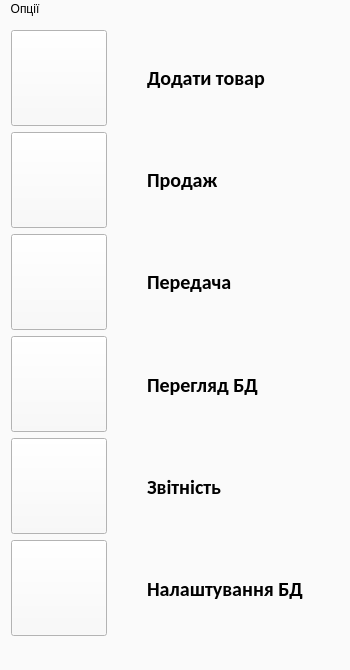
<?xml version="1.0" encoding="UTF-8"?>
<ui version="4.0">
 <class>MainWindow</class>
 <widget class="QMainWindow" name="MainWindow">
  <property name="enabled">
   <bool>true</bool>
  </property>
  <property name="geometry">
   <rect>
    <x>0</x>
    <y>0</y>
    <width>350</width>
    <height>670</height>
   </rect>
  </property>
  <property name="sizePolicy">
   <sizepolicy hsizetype="Fixed" vsizetype="Fixed">
    <horstretch>0</horstretch>
    <verstretch>0</verstretch>
   </sizepolicy>
  </property>
  <property name="minimumSize">
   <size>
    <width>350</width>
    <height>670</height>
   </size>
  </property>
  <property name="maximumSize">
   <size>
    <width>350</width>
    <height>670</height>
   </size>
  </property>
  <property name="windowTitle">
   <string>Plutos</string>
  </property>
  <property name="windowIcon">
   <iconset resource="res.qrc">
    <normaloff>:/new/prefix1/ico/res/drawable-xxxhdpi/round_monetization_on_black_18.png</normaloff>:/new/prefix1/ico/res/drawable-xxxhdpi/round_monetization_on_black_18.png</iconset>
  </property>
  <property name="styleSheet">
   <string notr="true">background-color: rgb(250, 250, 250);</string>
  </property>
  <property name="dockNestingEnabled">
   <bool>false</bool>
  </property>
  <widget class="QWidget" name="centralWidget">
   <layout class="QHBoxLayout" name="horizontalLayout_2">
    <item>
     <layout class="QHBoxLayout" name="horizontalLayout">
      <item>
       <layout class="QVBoxLayout" name="verticalLayout_2">
        <item>
         <widget class="QPushButton" name="pushButton_main_entering">
          <property name="enabled">
           <bool>true</bool>
          </property>
          <property name="minimumSize">
           <size>
            <width>96</width>
            <height>96</height>
           </size>
          </property>
          <property name="maximumSize">
           <size>
            <width>96</width>
            <height>96</height>
           </size>
          </property>
          <property name="styleSheet">
           <string notr="true">background-image: url(:/new/prefix1/ico/res/drawable-xxxhdpi/outline_add_black_24.png);
</string>
          </property>
          <property name="text">
           <string/>
          </property>
         </widget>
        </item>
        <item>
         <widget class="QPushButton" name="pushButton_main_extering">
          <property name="enabled">
           <bool>true</bool>
          </property>
          <property name="minimumSize">
           <size>
            <width>96</width>
            <height>96</height>
           </size>
          </property>
          <property name="maximumSize">
           <size>
            <width>96</width>
            <height>96</height>
           </size>
          </property>
          <property name="styleSheet">
           <string notr="true">background-image: url(:/new/prefix1/ico/res/drawable-xxxhdpi/outline_attach_money_black_24.png);</string>
          </property>
          <property name="text">
           <string/>
          </property>
         </widget>
        </item>
        <item>
         <widget class="QPushButton" name="pushButton_main_sending">
          <property name="enabled">
           <bool>true</bool>
          </property>
          <property name="minimumSize">
           <size>
            <width>96</width>
            <height>96</height>
           </size>
          </property>
          <property name="maximumSize">
           <size>
            <width>96</width>
            <height>96</height>
           </size>
          </property>
          <property name="styleSheet">
           <string notr="true">background-image: url(:/new/prefix1/ico/res/drawable-xxxhdpi/outline_swap_horiz_black_24.png);</string>
          </property>
          <property name="text">
           <string/>
          </property>
         </widget>
        </item>
        <item>
         <widget class="QPushButton" name="pushButton_main_view">
          <property name="enabled">
           <bool>true</bool>
          </property>
          <property name="minimumSize">
           <size>
            <width>96</width>
            <height>96</height>
           </size>
          </property>
          <property name="maximumSize">
           <size>
            <width>96</width>
            <height>96</height>
           </size>
          </property>
          <property name="styleSheet">
           <string notr="true">background-image: url(:/new/prefix1/ico/res/drawable-xxxhdpi/outline_youtube_searched_for_black_24.png);</string>
          </property>
          <property name="text">
           <string/>
          </property>
         </widget>
        </item>
        <item>
         <widget class="QPushButton" name="pushButton_main_reports">
          <property name="enabled">
           <bool>true</bool>
          </property>
          <property name="minimumSize">
           <size>
            <width>96</width>
            <height>96</height>
           </size>
          </property>
          <property name="maximumSize">
           <size>
            <width>96</width>
            <height>96</height>
           </size>
          </property>
          <property name="styleSheet">
           <string notr="true">background-image: url(:/new/prefix1/ico/res/drawable-xxxhdpi/outline_timeline_black_24.png);</string>
          </property>
          <property name="text">
           <string/>
          </property>
         </widget>
        </item>
        <item>
         <widget class="QPushButton" name="pushButton_main_BDsettings">
          <property name="enabled">
           <bool>true</bool>
          </property>
          <property name="minimumSize">
           <size>
            <width>96</width>
            <height>96</height>
           </size>
          </property>
          <property name="maximumSize">
           <size>
            <width>96</width>
            <height>96</height>
           </size>
          </property>
          <property name="styleSheet">
           <string notr="true">background-image: url(:/new/prefix1/ico/res/drawable-xxxhdpi/outline_storage_black_24.png);
</string>
          </property>
          <property name="text">
           <string/>
          </property>
         </widget>
        </item>
       </layout>
      </item>
      <item>
       <spacer name="horizontalSpacer">
        <property name="orientation">
         <enum>Qt::Horizontal</enum>
        </property>
        <property name="sizeHint" stdset="0">
         <size>
          <width>40</width>
          <height>20</height>
         </size>
        </property>
       </spacer>
      </item>
      <item>
       <layout class="QVBoxLayout" name="verticalLayout">
        <item>
         <widget class="QLabel" name="label_5">
          <property name="font">
           <font>
            <family>Calibri</family>
            <pointsize>15</pointsize>
            <weight>75</weight>
            <italic>false</italic>
            <bold>true</bold>
           </font>
          </property>
          <property name="text">
           <string>Додати товар</string>
          </property>
         </widget>
        </item>
        <item>
         <widget class="QLabel" name="label_2">
          <property name="font">
           <font>
            <family>Calibri</family>
            <pointsize>15</pointsize>
            <weight>75</weight>
            <italic>false</italic>
            <bold>true</bold>
           </font>
          </property>
          <property name="text">
           <string>Продаж</string>
          </property>
         </widget>
        </item>
        <item>
         <widget class="QLabel" name="label_6">
          <property name="font">
           <font>
            <family>Calibri</family>
            <pointsize>15</pointsize>
            <weight>75</weight>
            <italic>false</italic>
            <bold>true</bold>
           </font>
          </property>
          <property name="text">
           <string>Передача</string>
          </property>
         </widget>
        </item>
        <item>
         <widget class="QLabel" name="label_4">
          <property name="font">
           <font>
            <family>Calibri</family>
            <pointsize>15</pointsize>
            <weight>75</weight>
            <italic>false</italic>
            <bold>true</bold>
           </font>
          </property>
          <property name="text">
           <string>Перегляд БД</string>
          </property>
         </widget>
        </item>
        <item>
         <widget class="QLabel" name="label">
          <property name="font">
           <font>
            <family>Calibri</family>
            <pointsize>15</pointsize>
            <weight>75</weight>
            <italic>false</italic>
            <bold>true</bold>
           </font>
          </property>
          <property name="text">
           <string>Звітність</string>
          </property>
         </widget>
        </item>
        <item>
         <widget class="QLabel" name="label_7">
          <property name="font">
           <font>
            <family>Calibri</family>
            <pointsize>15</pointsize>
            <weight>75</weight>
            <italic>false</italic>
            <bold>true</bold>
           </font>
          </property>
          <property name="text">
           <string>Налаштування БД</string>
          </property>
         </widget>
        </item>
       </layout>
      </item>
     </layout>
    </item>
    <item>
     <spacer name="horizontalSpacer_2">
      <property name="orientation">
       <enum>Qt::Horizontal</enum>
      </property>
      <property name="sizeHint" stdset="0">
       <size>
        <width>40</width>
        <height>20</height>
       </size>
      </property>
     </spacer>
    </item>
   </layout>
  </widget>
  <widget class="QStatusBar" name="statusBar"/>
  <widget class="QMenuBar" name="menuBar">
   <property name="geometry">
    <rect>
     <x>0</x>
     <y>0</y>
     <width>350</width>
     <height>21</height>
    </rect>
   </property>
   <widget class="QMenu" name="menu">
    <property name="title">
     <string>Опції</string>
    </property>
    <addaction name="action_info"/>
   </widget>
   <addaction name="menu"/>
  </widget>
  <action name="action_info">
   <property name="checked">
    <bool>false</bool>
   </property>
   <property name="enabled">
    <bool>true</bool>
   </property>
   <property name="text">
    <string>Про програму</string>
   </property>
   <property name="shortcut">
    <string>Ctrl+I</string>
   </property>
   <property name="menuRole">
    <enum>QAction::PreferencesRole</enum>
   </property>
  </action>
 </widget>
 <layoutdefault spacing="6" margin="11"/>
 <resources>
  <include location="res.qrc"/>
 </resources>
 <connections/>
 <slots>
  <signal>clicked()</signal>
 </slots>
</ui>
